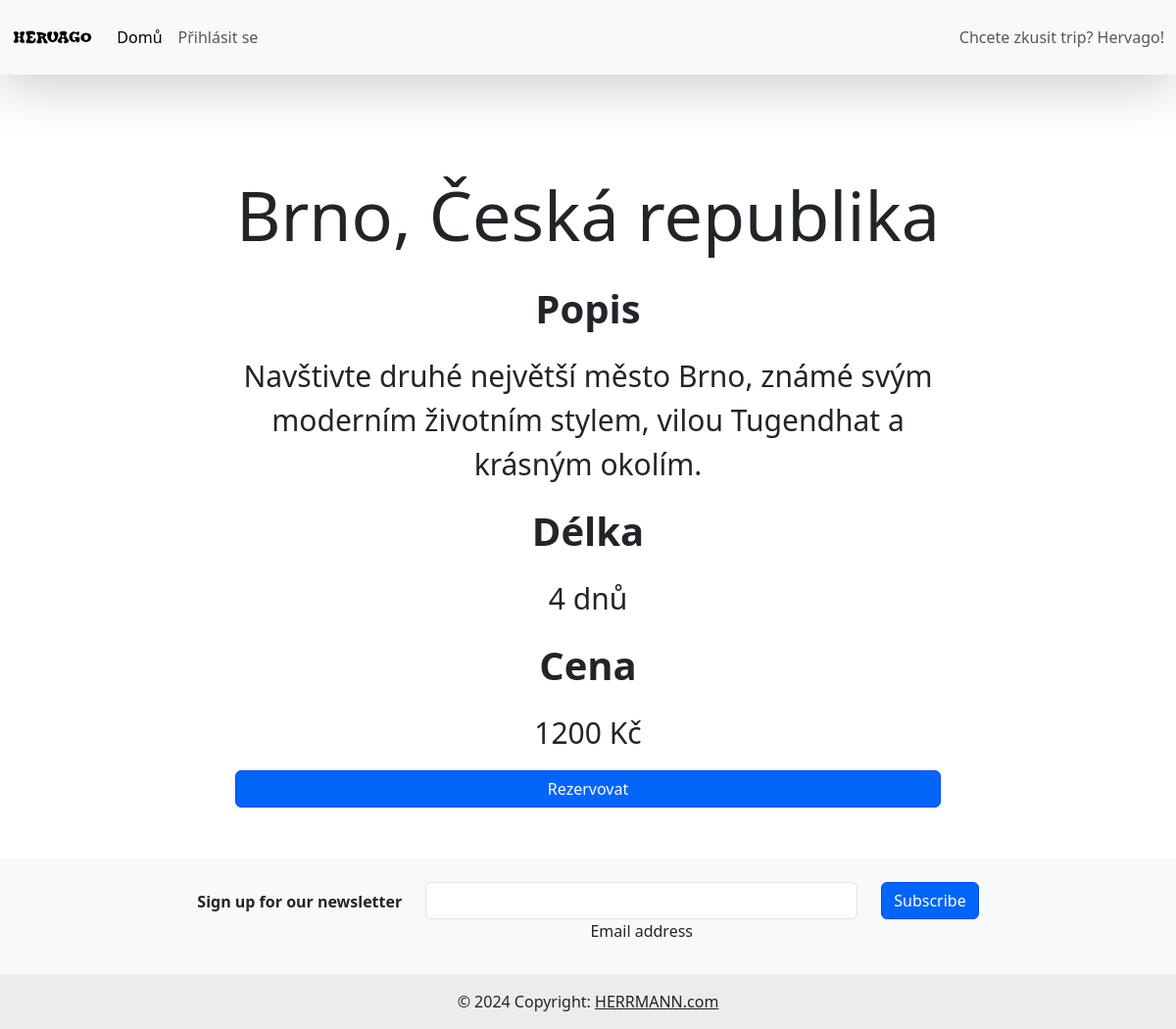
Screenshot of /trip.php?id=3 with the database file from the repository.
### tables this page shows
CREATE TABLE Trip(
                     id int primary key auto_increment,
                     destination varchar(100) not null,
                     description text,
                     length_days int,
                     price int
);

### trip.php (the view, shortened to what this page needs)
<?php
include './scripts/connection.php';
if (isset($_GET['id'])) {
    $trip_id = intval($_GET['id']);
    $sql = "SELECT destination, description, length_days, price FROM Trip WHERE id = ?";
    $stmt = $conn->prepare($sql);
    $stmt->bind_param("i", $trip_id);
    $stmt->execute();
    $result = $stmt->get_result();
    if ($result->num_rows > 0) {
        $trip = $result->fetch_assoc();
    } else {
        echo "<script>alert('Trip not found'); window.location.href='index.php';</script>";
    }
} else {
    echo "<script>alert('Invalid request'); window.location.href='index.php';</script>";
}
?>
<!doctype html>
<html lang="en">
<head>
    <link href="https://cdn.jsdelivr.net/npm/bootstrap@5.3.3/dist/css/bootstrap.min.css" rel="stylesheet">
    <link rel="stylesheet" href="style.css">
</head>
<body>
<?php include 'navbar.php'?>
<div class="container d-flex justify-content-center align-items-center" style="height: 100vh">
    <div class="container mt-5" >
        <div class="row justify-content-center">
            <div class="col-lg-8 col-md-10 col-sm-12">
                <h3 class="text-center mb-4" style="font-size: 70px"><?php echo htmlspecialchars($trip['destination']); ?></h3>
                <p class="text-center fs-1" style="font-weight: bold">Popis</p>
                <p style="font-size: 30px" class="text-center"><?php echo htmlspecialchars($trip['description']); ?></p>
                <p class="text-center fs-1" style="font-weight: bold">Délka</p>
                <p class="text-center" style="font-size: 30px"><?php echo htmlspecialchars($trip['length_days']); ?> dnů</p>
                <p class="text-center fs-1" style="font-weight: bold">Cena</p>
                <p class="text-center" style="font-size: 30px"><?php echo htmlspecialchars($trip['price']); ?> Kč</p>
                <form method="post">
                    <div class="d-grid gap-2">
                        <button type="submit" class="btn btn-primary" name="reserve">Rezervovat</button>
                    </div>
                </form>
            </div>
        </div>
    </div>
</div>
<?php include 'footer.php'?>
</body>
</html>

### style.css (style rules this page uses)
.btn-primary { background-color: #0265fa !important; border-color: #0449fa !important; }

### rows the page displays
trip: destination "Brno, Česká republika", description "Navštivte druhé největší město Brno, známé svým moderním životním stylem, vilou Tugendhat a krásným okolím.", length_days "4", price "1200"
